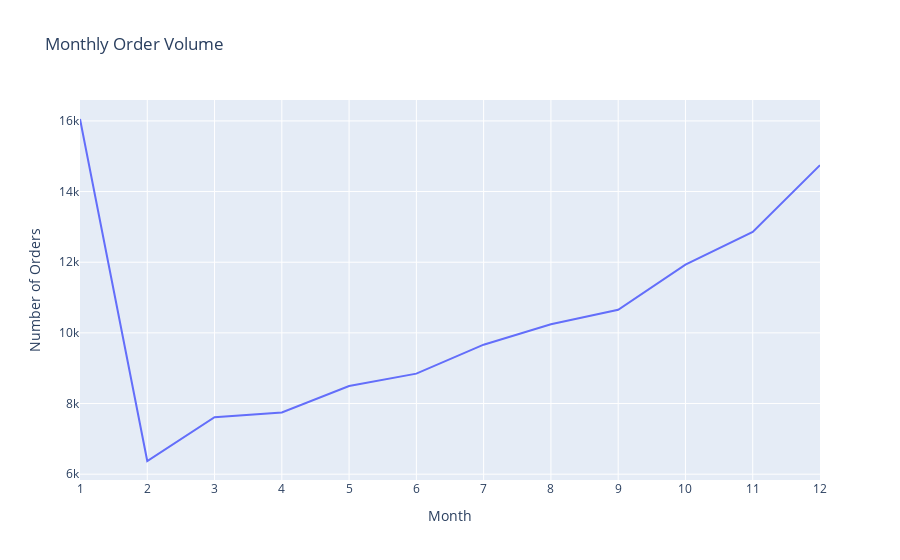

Notebook code cell kept with this figure:
### Markdown cell above
### Monthly order volume

### Code cell
# Group by month and year, and count the number of orders
monthly_order_volume = orders.groupby('order_month').size().reset_index(name='order_count')

# Plot monthly order volume using Plotly
fig = px.line(monthly_order_volume, x='order_month', y='order_count', 
              title='Monthly Order Volume', labels={'order_month': 'Month', 'order_count': 'Number of Orders'})
fig.update_xaxes(type='category')  # Ensure proper ordering of months
fig.show()

### Figure 1 — Plotly figure (JSON) as saved in the notebook; plotly's stock layout.template omitted (floating-point values rounded to 4 significant figures)
{"data": [{"hovertemplate": "Month=%{x}<br>Number of Orders=%{y}<extra></extra>", "legendgroup": "", "line": {"color": "#636efa", "dash": "solid"}, "marker": {"symbol": "circle"}, "mode": "lines", "name": "", "orientation": "v", "showlegend": false, "type": "scatter", "x": [1, 2, 3, 4, 5, 6, 7, 8, 9, 10, 11, 12], "xaxis": "x", "y": [16054, 6373, 7614, 7747, 8497, 8846, 9666, 10242, 10653, 11930, 12857, 14747], "yaxis": "y"}], "layout": {"legend": {"tracegroupgap": 0}, "title": {"text": "Monthly Order Volume"}, "xaxis": {"anchor": "y", "domain": [0, 1], "title": {"text": "Month"}, "type": "category"}, "yaxis": {"anchor": "x", "domain": [0, 1], "title": {"text": "Number of Orders"}}}}
